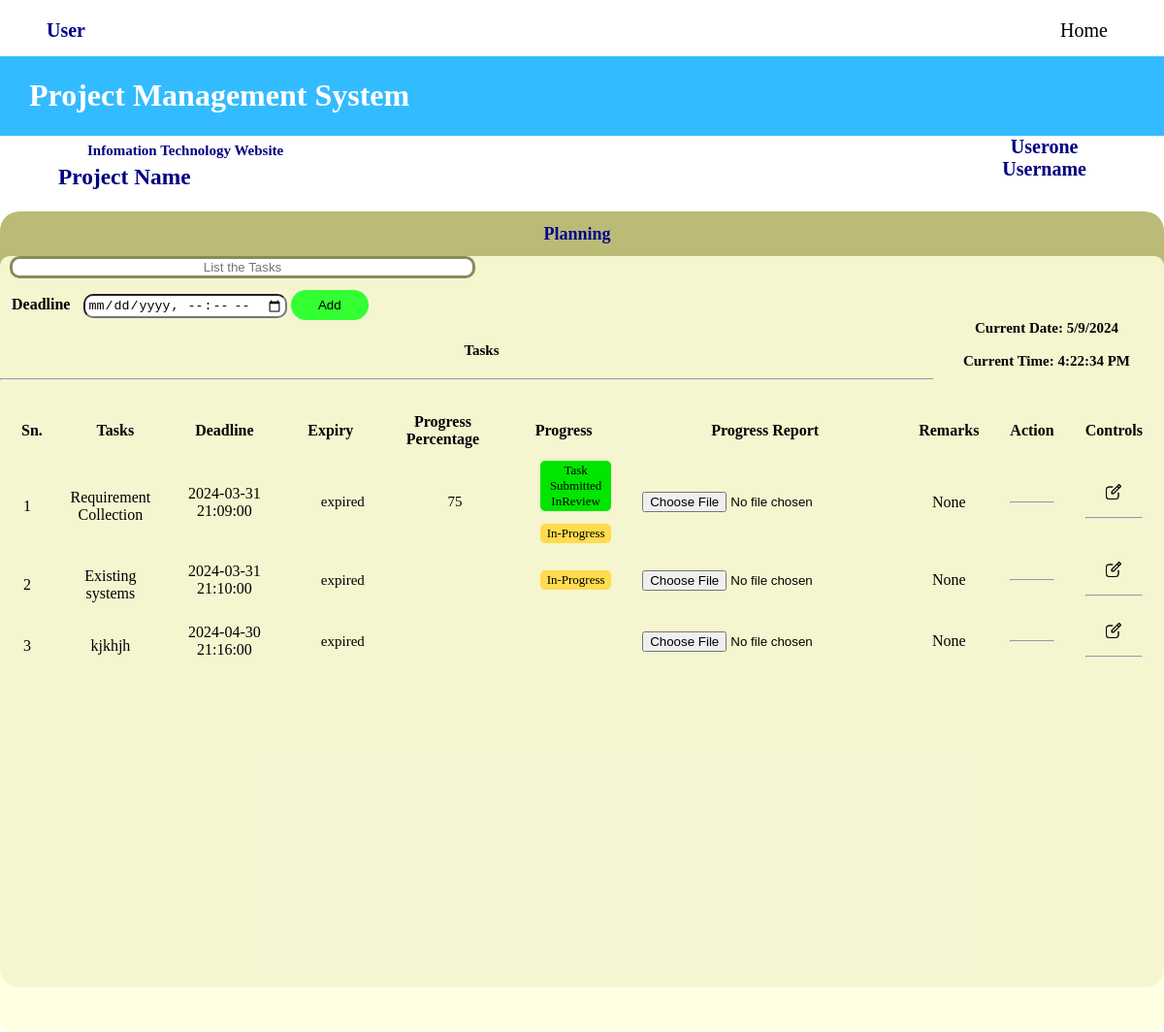
Screenshot of /task_mgmt/sub_task_list.php?main_task_id=16&project_id=10 (signed in) with the database file from the repository.
### tables this page shows
CREATE TABLE `users` (
  `id` int(11) NOT NULL,
  `fullname` varchar(255) NOT NULL,
  `email` varchar(50) DEFAULT NULL,
  `phone` int(11) DEFAULT NULL,
  `address` varchar(255) NOT NULL,
  `username` varchar(255) DEFAULT NULL,
  `password` varchar(255) DEFAULT NULL,
  `department_id` int(11) DEFAULT NULL,
  `role` varchar(20) NOT NULL,
  `created_date` timestamp NOT NULL DEFAULT current_timestamp() ON UPDATE current_timestamp()
);

CREATE TABLE `project` (
  `id` int(11) NOT NULL,
  `project_name` varchar(255) NOT NULL,
  `file_type` int(11) NOT NULL,
  `file` varchar(255) DEFAULT NULL,
  `cost` int(11) NOT NULL,
  `project_details` text DEFAULT NULL,
  `created_date` timestamp NOT NULL DEFAULT current_timestamp() ON UPDATE current_timestamp(),
  `deadline` datetime DEFAULT NULL
);

CREATE TABLE `main_task` (
  `Id` int(11) NOT NULL,
  `name` varchar(255) NOT NULL,
  `project_id` int(11) DEFAULT NULL,
  `user_id` int(11) DEFAULT NULL,
  `deadline` datetime DEFAULT NULL,
  `created_date` timestamp NOT NULL DEFAULT current_timestamp() ON UPDATE current_timestamp()
);

CREATE TABLE `sub_task_mgmt` (
  `Id` int(11) NOT NULL,
  `message` varchar(255) NOT NULL,
  `main_task_id` int(11) DEFAULT NULL,
  `end_date_time` datetime DEFAULT NULL,
  `progress_percentage` varchar(5) NOT NULL,
  `progress` int(11) DEFAULT NULL,
  `remarks` varchar(255) NOT NULL DEFAULT 'None',
  `fileupload` varchar(255) NOT NULL,
  `completed` int(11) DEFAULT NULL,
  `review` int(11) NOT NULL,
  `suspend` int(11) DEFAULT NULL,
  `project_id` int(11) NOT NULL,
  `updated_date` datetime NOT NULL,
  `isvarified` int(11) NOT NULL
);

### task_mgmt/js/validmaintaskdate.php (called while the page is built, shortened)
<?php
if (!function_exists('getDateTimeDiff'))
{
    function getDateTimeDiff($end_date_time) {
        $now_timestamp = strtotime(date('Y-m-d H:i:s'));
        $end_timestamp = strtotime($end_date_time);
        $diff_timestamp = $end_timestamp - $now_timestamp;
        if ($diff_timestamp < 0) {
            return 'expired';
        } elseif ($diff_timestamp < 60) {
            return 'few seconds left';
        } elseif ($diff_timestamp >= 60 && $diff_timestamp < 3600) {
            return round($diff_timestamp / 60) . ' mins left';
        } elseif ($diff_timestamp >= 3600 && $diff_timestamp < 86400) {
            return round($diff_timestamp / 3600) . ' hours left';
        } elseif ($diff_timestamp >= 86400 && $diff_timestamp < (86400 * 30)) {
            return round($diff_timestamp / (86400)) . ' days left';
        } elseif ($diff_timestamp >= (86400 * 30) && $diff_timestamp < (86400 * 365)) {
            return round($diff_timestamp / (86400 * 30)) . ' months left';
        } else {
            return round($diff_timestamp / (86400 * 365)) . ' years left';
        }
    }
}
?>

### task_mgmt/sub_task_list.php (the view, shortened to what this page needs)
<?php
include '../dbconnect/dbconnect.php';
$user_admin_id=$_SESSION['Login_session'];
$userType= $_SESSION["user_type"];
$project_id = $_GET['project_id'];
?>
<html>
    <head>
        <link rel="stylesheet" href="../css/subtasklist.css">
        <link rel="stylesheet" href="../css/headpname.css">
    </head>
    <body>
        <?php
        if($userType=="admin" || $userType=="foreman" || $userType=="user")
        {
            ?>
            <?php
            include '../interface_nav.php';
            include '../Assignment/header/header.php';
            include 'topic_insert.php';
          ?>
    <table border="0">
        <tr>
            <p><b>Tasks</b></p>
            <hr>
        </tr>
    </table>
    <?php
    include './js/validmaintaskdate.php';
        $sql = "SELECT * FROM sub_task_mgmt WHERE main_task_id = '$main_task_id' and project_id='$project_id'";
        $result = mysqli_query($conn, $sql);
        if (mysqli_num_rows($result) > 0)
        {
        ?>
            <table border='0'>
            <tr>
                <th>Sn.</th>
                <th>Tasks</th>
                <th>Deadline</th>
                <th>Expiry</th>
                <th>Progress Percentage</th>
                <th>Progress</th>
                <th>Progress Report</th>
                <th>Remarks</th>
                <th>Action</th>
                <th>Controls</th>
            </tr>
        <?php
        $count = 1;
    while ($row = mysqli_fetch_assoc($result)) {
            $msg = $row['message'];
            $end_time = $row['end_date_time'];
            $rowId = $row['Id'];
            $progress_percentage = $row['progress_percentage'];
            $progress_status = $row['progress'];
            $fetched_remarks=$row['remarks'];
            $completed = $row['completed'];
            $review = $row['review'];
            $fetched_file=basename($row['fileupload']);
            $suspend=$row['suspend'];
            $isvarified=$row['isvarified'];
        ?>
        <tr id="row_<?php echo $rowId; ?>">
            <td style='padding: 10px;'><?php echo $count; ?></td>
            <td style='padding: 10px; max-width:15rem;'><?php echo $msg; ?></td>
            <td><?php echo $end_time; ?></td>
            <td>
                <?php
                echo '<p> ' . getDateTimeDiff($end_time) . '</p>';
                ?>
            </td>
            <td>
                <p><?php echo $progress_percentage!=0 ? $progress_percentage:''; ?></p>
            </td>
            <td>
                <?php
                    if($isvarified==1 && $review==1)
                    {
                        echo "<p style='background-color:#00e600;' class='btn'>Task Submitted InReview</p>";
                    }
                    if($isvarified==2 && $review==2)
                    {
                        echo "<p style='background-color:#00e600;' class='btn'>Varified</p>";
                    }
                    else if ($completed == 1) {
                        echo "<p style='background-color:#00e600;' class='btn'>Completed</p>";
                    } else if ($progress_status == 1) {
                        echo "<p style='background-color:#ffdb4d;' class='btn'>In-Progress</p>";
                    } else if ($suspend == 1) {
                        echo "<p style='background-color:#ff5c33;' class='btn'>Progress Suspended</p>";
                    } else if ($completed == NULL && $progress_status == NULL && $suspend == NULL) {
                        echo "";
                    }elseif ($review == 1) {
                        echo "<p style='background-color:#00e600;' class='btn'>In-Review</p>";
                    }
                ?>
            </td>
            <form action="" method="POST" enctype="multipart/form-data">
            <td><div id="inputdata" >
                <input type="file" name="file" ><?php echo $fetched_file;?>
            </div>
            </td>
            <td>
                <?php
                if($fetched_remarks!=="undefined")
                    {
                        echo $fetched_remarks;
                    }
                    else
                    {
                        echo "None";
                    } ;
                ?>
            </td>
            <td>
                </form>
            <hr>
            <td>
                <a href='update_sub_task.php?id=<?php echo $rowId;?>&main_task_id=<?php echo $main_task_id;?>&project_id=<?php echo $project_id;?>' class="control">
                <img src='edit.png' alt='image' title='Edit'></a>
                <hr>
            </td>
        </tr>
        <?php
        $count++;
    }
    ?>
    </table>
    <?php
    }
    else {
        echo "No records found.";
    }
    ?>
        <?php
        }?>
    </body>
</html>

### interface_nav.php (shortened to what this page needs)
<div class="top_nav">
            }?><?php
            if($userType=="user")
            {?>
                <h2 class="dashboard">User</h2>
                <a href="../interface.php" class="top_nav_bar">Home</a>
            <?php
            }?>
        </div>
        <div class="head">
            <h1>Project Management System</h1>
        </div>
        <?php
        if($userType=="admin")
        {
            $admin_id = mysqli_real_escape_string($conn, $user_admin_id);
            $admin_name_query = "SELECT * FROM admin WHERE id = '$admin_id'";
            $result_admin_name = mysqli_query($conn, $admin_name_query);
            $num_admin = mysqli_num_rows($result_admin_name);
            if ($num_admin > 0)
            {
                $admin_row = mysqli_fetch_array($result_admin_name);
                $admin_name = $admin_row['username'];
            }
            else
            {
                $db_name = "Unknown Admin";
            }
        ?>
        <div class="nav">
            <h2 class="admin_name"><?php echo $admin_name;?><br><?php echo "Username"; ?></h2>
        </div>
        <?php
        }
        elseif($userType=="user")
        {
            $user_id = mysqli_real_escape_string($conn, $user_admin_id);
            $user_name_query = "SELECT * FROM users WHERE id = '$user_id'";
            $result_user_name = mysqli_query($conn, $user_name_query);
            $num_user = mysqli_num_rows($result_user_name);
            if ($num_user > 0)
            {
                $user_row = mysqli_fetch_array($result_user_name);
                $user_name = $user_row['username'];
            }
            else
            {
                $db_name = "Unknown Admin";
            }
        ?>
            <div class="nav">
             <h2 class="foreman_name"><?php echo $user_name;?><br><?php echo "Username"; ?></h2>
            </div>
        <?php
        }?>

### Assignment/header/header.php (shortened to what this page needs)
<?php
    if($userType== "admin" || $userType== "foreman" || $userType=="user")
    { ?>
        <div class="mainhead">
            <table border="0">
                <div class="project_info">
                    <?php
                        $sql="select * from project where id=$project_id" ;
                        $result_view=mysqli_query($conn,$sql);
                        $row_view=mysqli_fetch_assoc($result_view);
                        $fetched_project_name=$row_view['project_name'];
                    ?>
                    <div id="project_name">
                    <h3 class="p_n">
                            <?php
                            echo $fetched_project_name ;
                            ?>
                        </h3>
                        <?php if($userType=="user"){?>
                    <h3> Project Name </h3>
                    <?php }
                    else
                    { ?>
                        <h3 class="p">Project Name </h3>
                    <?php } ?>
                    </div>
                </div>
            </table>
        </div>
    <?php
    }?>

### task_mgmt/topic_insert.php (shortened to what this page needs)
 <?php
        $main_task_id = $_GET['main_task_id'];
        $project_id = $_GET['project_id'];
?>
            <div class="top_nav">
        </div>
            <div class="header">
            <div class="taskname"> <center>
                <?php
                        $sql = "SELECT * FROM main_task where Id='$main_task_id' and project_id='$project_id'";
                        $result_task = mysqli_query($conn, $sql);
                        if (mysqli_num_rows($result_task) > 0) {
                            echo "<table border='0'>
                        ";
                        $row = mysqli_fetch_assoc($result_task);
                            echo "<tr>
                            <td class='taskname'><divclass='taskname'>" . $row['name']  ."</div></td>
                            "
                            ?>
                            <?php
                        } else {
                        echo "No records found.";}?>
                        </center></div>
                <div class="view">
                <div class="insert" id="">
                    <form action="" method="POST">
                    <input type="text" name=insert placeholder="List the Tasks" required id="insert" >
                    <h4><?php echo '<p><strong>'?>
    <div id="reloadDiv">
        <p id="timeupdate">
        </p>
    </div>
                    <?php '</strong></p>'; ?></h4><br>
                   <div class='inputdata'>Deadline <input type="datetime-local" name="dt" class="inputdata" id="datePicker">
                    <input type="submit" value="Add" name="submit" id="add" ></div>
                    </form>
                </div>

### css/subtasklist.css (style rules this page uses)
.view { background-color:rgba(255, 255, 224, 0.856) ; border-radius:10px; height:100%; overflow: scroll; width:100%; margin:0px; padding:0px; align-items:center; }
.header { width:100%; border-radius:20px; height:100%; background-color: #bbbb77 ; margin-top:20px; padding:0px; }
body { height:100%; margin:0px; padding: 0px; }
.inputdata { border-radius:10px; padding:2px; margin-left: 10px; }
#add { border-radius:20px; background-color:#33ff33; padding:8px; width:5rem; font-style:bold; border:0px; margin-top:10px; }
#insert { text-align:center; width:40%; align-items:left; margin-left:10px; border-radius:10px; border:3px #8a8a5c solid; }
table,tr { margin-right:10px; padding-top:1px; text-align:center; align-items:center; }
td { margin-right:10px; padding:10px; padding-left:20px; padding-top:1px; text-align:center; align-items:center; }
th { padding:10px; padding-left:20px; padding-top:1px; text-align:center; align-items:center; margin:0px; }
h4 { float:right; margin-right:30px; }
p { text-align:center; }
.taskname { padding: 5px; justify-content: center; text-align:center; font-weight: bold; color:darkblue; font-weight: bold; font-size: large; }
.btn { border:0px; border-radius:5px; padding:2px; font-size:13px; }
.control,img { height:20px; width:20px; margin:1px; padding:3px; }

### css/headpname.css (style rules this page uses)
.top_nav { height: 3rem; width: 100%; margin-top: 10px; border-radius: 3px; justify-content: center; }
.dashboard { margin: 10px; margin-top: 10px; padding: 0px; justify-content: center; color: darkblue; margin-left: 3rem; float: left; }
h2 { font-size: 20px; }
.head { background-color: #33bbff; padding: 1px; color: White; padding-left: 30px; }
.foreman_name, .admin_name { float: right; margin-right: 5rem; margin-top: 0px; text-align: center; justify-content: center; color: #000080; }
.top_nav_bar { background-color: white; color: black; float: right; margin-right: 3rem; padding: 10px; border-radius: 4px; text-decoration: none; font-family: "Times New Roman", Times, serif; font-size: 20px; }
.mainhead { float: left; margin-left: 30px; color:#000080; font-weight: bold; font-size: 15px; margin-top: 2px; }
h3 { margin: 0px; padding: 0px; }
#project_name { font-size: 20px; margin-left: 30px; }
.p_n,p { font-size: 15px; margin-left: 25px; padding: 5px; }

### rows the page displays
users: username "Userone"
project: project_name "Infomation Technology Website"
main_task: name "Planning"
sub_task_mgmt: message "Requirement Collection", end_date_time "2024-03-31 21:09:00", end_date_time "expired", progress_percentage "75", isvarified "Task Submitted InReview", remarks "None"
sub_task_mgmt: message "Existing systems", end_date_time "2024-03-31 21:10:00", end_date_time "expired", isvarified "In-Progress", remarks "None"
sub_task_mgmt: message "kjkhjh", end_date_time "2024-04-30 21:16:00", end_date_time "expired", remarks "None"
